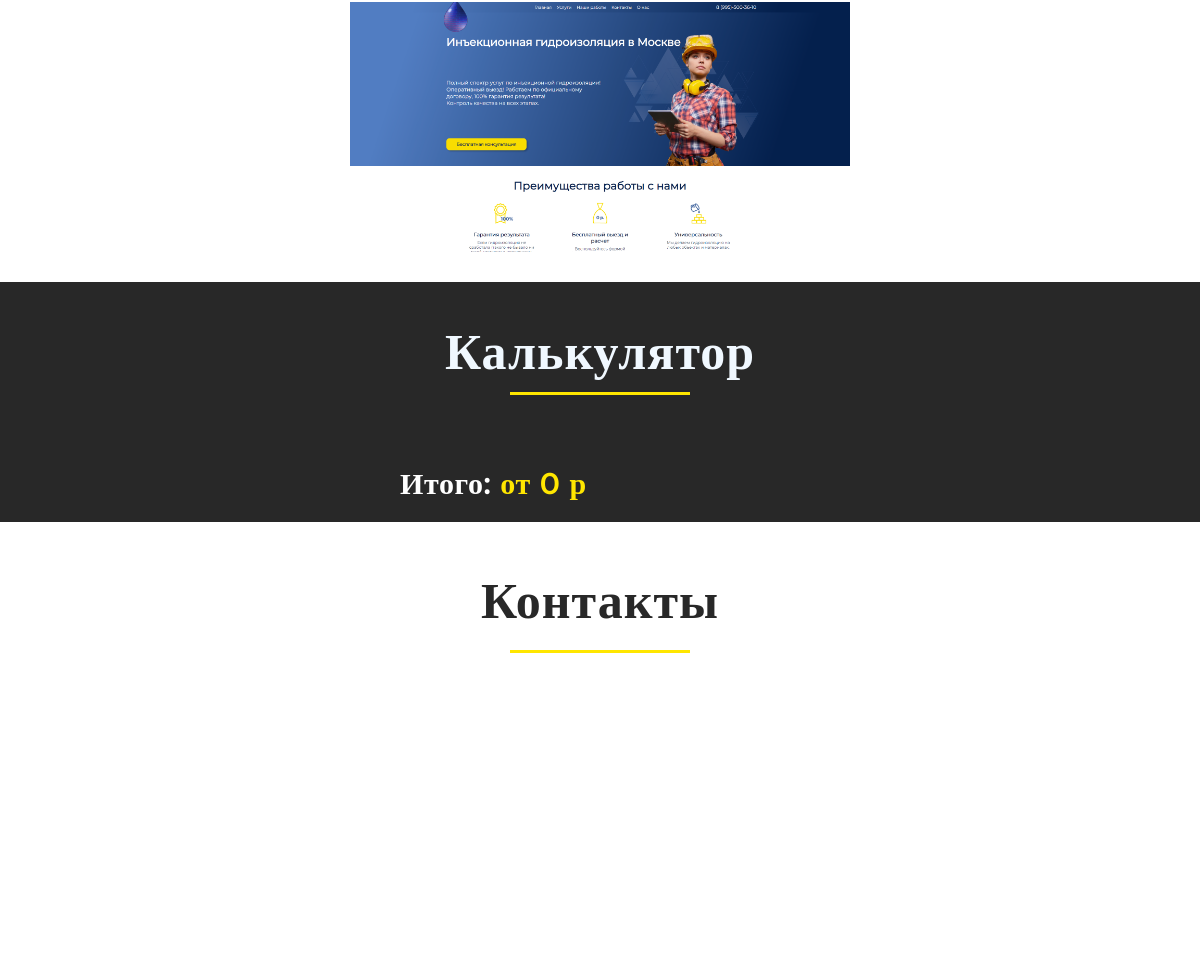
The app's page / (middle part), older data.
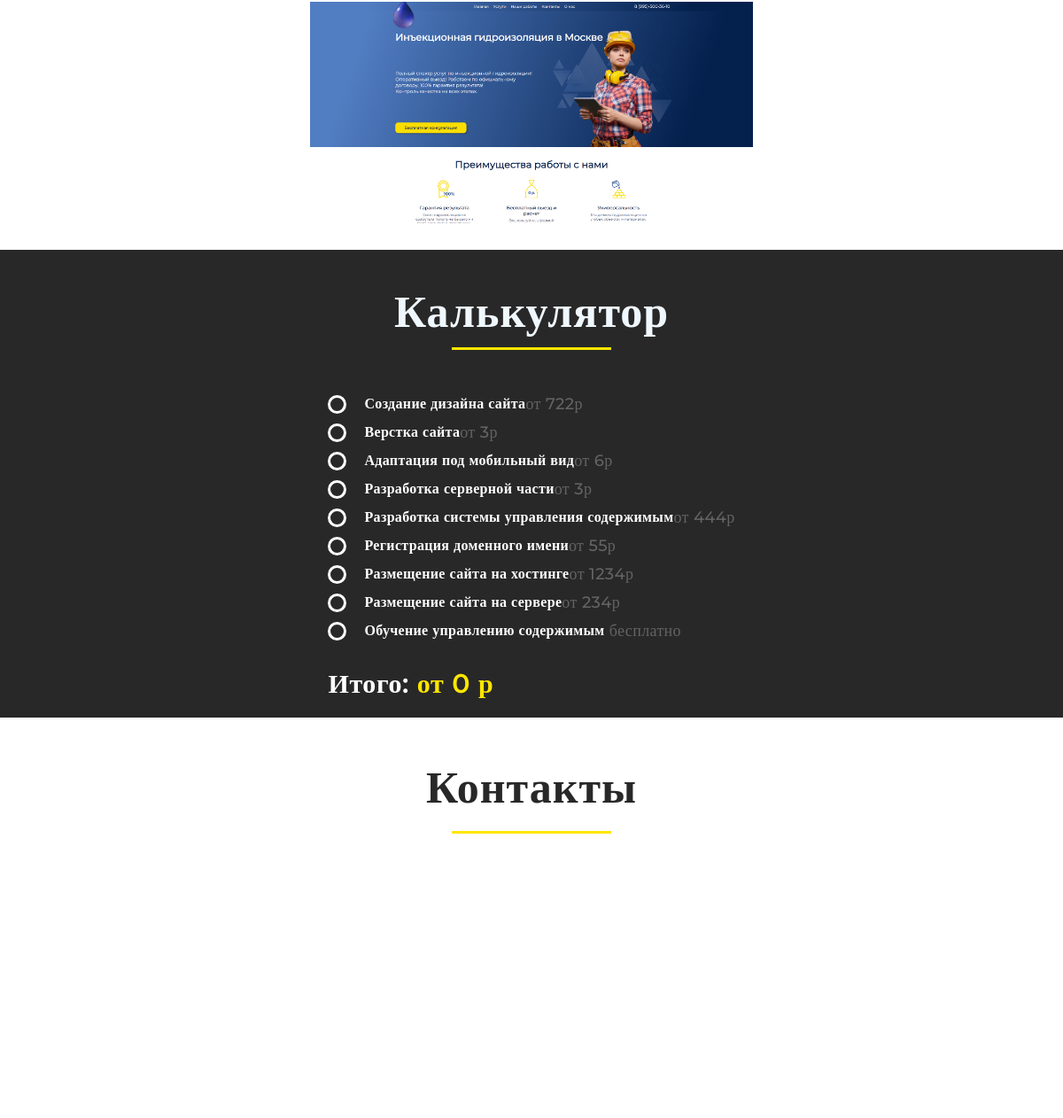
The same page, newer data.
### lending/models.py (models this page shows, shortened)
class Works(models.Model):
    title = models.CharField(blank=False, max_length=50, verbose_name='Наименование')
    itis = models.CharField(max_length=300, choices = CHOICES, verbose_name='Вид работы')
    image = models.ImageField(blank=False, upload_to='works/', verbose_name='Изображение')
    address = models.CharField(blank=True, max_length=250, verbose_name='Адрес')
    titlealt = models.TextField(blank=True, max_length=350, verbose_name='для тега alt')
    class Meta:
        verbose_name = 'Пример работы'
        verbose_name_plural = 'Примеры работ'
        ordering = ['itis']

class Calculate(models.Model):
    title = models.CharField(blank=False, max_length=50, verbose_name='Наименование')
    cost = models.IntegerField(blank = True, null = True, verbose_name='Цена')
    class Meta:
        verbose_name = 'Цены услуги'
        verbose_name_plural = 'Цены услуг'
        ordering = ['id']

### lending/views.py (the view)
# urls.py: path('', views.index, name='index'),
def index(request):
    servs = Services.objects.order_by('id')
    servsdop = Servicesdop.objects.all().order_by('id')
    techs = Technologies.objects.all().order_by('id')
    works = Works.objects.all().order_by('-itis')
    calcs = Calculate.objects.all().order_by('id')
    return render(request, 'lending/index.html', {'servs': servs, 'servsdop': servsdop, 'techs': techs, 'works': works, 'calcs': calcs})

### lending/templates/lending/index.html (shortened to what this page needs)
{% extends "layout/base.html" %}
{% load static %}
{% block works %}
{% for el in works %}
<div id="myImg" class="workitem">
    <img class="workimg" src="{{ el.image.url }}" alt="{{ el.titlealt }}">
  </div>
  {% endfor %}
{% endblock %}
{% block calcs %}
{% for el in calcs %}
{% if el.cost %}
<div class="calcname"><div class="round rcal"></div><p class="calcserv">{{ el.title }}</p> от <span class="cost">{{ el.cost }}</span> р</div>
{% else %}
<div class="calcname"><div class="round rcal"></div><p class="calcserv">{{ el.title }}</p><span class="cost"> бесплатно</span></div>
{% endif %}
{% endfor %}
{% endblock %}

### lending/templates/layout/base.html (shortened to what this page needs)
{% load static %}
<!DOCTYPE html>
<html lang="en">
<head>
    <link href="{% static 'lending/css/main.css' %}" rel="stylesheet">
    <link href="{% static 'lending/css/header.css' %}" rel="stylesheet">
    <link href="{% static 'lending/css/menu.css' %}" rel="stylesheet">
    <link href="{% static 'lending/css/content.css' %}" rel="stylesheet">
    <link href="{% static 'lending/css/servises.css' %}" rel="stylesheet">
    <link href="{% static 'lending/css/calc.css' %}" rel="stylesheet">
    <link href="{% static 'lending/css/flipbox.css' %}" rel="stylesheet">
    <link href="{% static 'lending/css/form.css' %}" rel="stylesheet">
    <link href="{% static 'lending/css/footer.css' %}" rel="stylesheet">
    <link href="{% static 'lending/css/modal.css' %}" rel="stylesheet">
    <link href="{% static 'lending/css/mobil.css' %}" rel="stylesheet">
</head>
<body>
    <div id="works" class="myworks">
        <div class="worksblock">
          {% block works %}
          {% endblock %}
        </div>
    </div>
    <div id="calc" class="calcmain">
        <div class="calc">
            <h2 style="color: aliceblue;">Калькулятор</h2>
            <div class="linebottom"></div>
            <div class="calcnames">
              {% block calcs %}
              {% endblock %}
                <div class="result"><p class="res">Итого: </p><p class="resultcost">от 0 р</p></div>
            </div>
        </div>
    </div>
    <div id="contact" class="contact">
      <h2>Контакты</h2>
        <div class="linebottom"></div>
        <div class="contactbox">
          <div class="contactblock">
          </div>
          <div class="contactblock">
          </div>
        </div>
    </div>
</body>
</html>

### lending/static/lending/css/main.css (style rules this page uses)
* { margin: 0; padding: 0; font-family: Montserrat; }
html { scroll-behavior: smooth; }
body { width: 100%; display: flex; flex-direction: column; align-content: center; align-items: center; }
h2 { margin-top: 40px; font-size: 50px; line-height: 60px; }

### lending/static/lending/css/header.css (style rules this page uses)
.linebottom { width: 180px; height: 3px; background:#FFE600; margin: 10px 0 50px 0; }

### lending/static/lending/css/content.css (style rules this page uses)
.content h2, .myworks h2, .contact h2 { font-style: normal; font-weight: bold; line-height: 155.4%; letter-spacing: 0.02em; color: #282828; text-align: center; }
.servmain, .calcmain { background: #282828; width: 100%; display: flex; flex-direction: row; align-items: center; margin-top: 20px; }
.servises, .calc { width: 100%; display: flex; flex-direction: column; align-items: center; }
.servises h2, .calc h2 { font-style: normal; font-weight: bold; display: flex; align-items: center; text-align: center; letter-spacing: 0.02em; color: #FFFFFF; }
.myworks { width: 100%; display: flex; flex-direction: column; align-items: center; }
.worksblock { width: 80%; max-width: 1100px; display: flex; flex-direction: row; flex-wrap: wrap; justify-content: space-around; align-items: center; }
.workitem { display: flex; max-width: 500px; max-height: 250px; overflow: hidden; text-align: center; justify-content: center; align-items: flex-start; margin: 10px; position: relative; }
.workimg { width: 100%; top: 0; }
.contact { display: flex; flex-direction: column; align-items: center; }
.contactbox { display: flex; flex-direction: row; align-items: center; max-width: 1100px; width: 100%; flex-wrap: wrap; justify-content: center; }
.contactblock { display: flex; flex-direction: column; align-items: flex-start; justify-content: center; width: 400px; }

### lending/static/lending/css/calc.css (style rules this page uses)
.calcnames { min-width: 400px; display: flex; justify-content: flex-end; flex-direction: column; align-items: flex-start; white-space: pre; }
.cost, .calcname { font-family: 'Montserrat'; font-style: normal; font-weight: 500; font-size: 18px; line-height: 22px; text-align: center; letter-spacing: 0.02em; color: #636363; }
.calcname { width: 100%; display: flex; flex-direction: row; justify-content: flex-start; margin-bottom: 10px; align-items: center; }
.calcserv { font-family: Montserrat; font-style: normal; font-weight: 600; font-size: 16px; line-height: 110%; text-align: right; letter-spacing: 0.02em; color: #FFFFFF; cursor: pointer; }
.calcname div { min-width: 15px; min-height: 15px; border: 3px solid #FFFFFF; border-radius: 20px; margin-right: 20px; cursor: pointer; background-color: none; }
.result { display: flex; justify-content: center; flex-direction: row; }
.res { font-family: 'Montserrat'; font-style: normal; font-weight: 600; font-size: 30px; line-height: 37px; text-align: center; letter-spacing: 0.02em; color: #FFFFFF; }
.resultcost { font-family: 'Montserrat'; font-style: normal; font-weight: 600; font-size: 30px; line-height: 37px; text-align: center; letter-spacing: 0.02em; color: #FFE600; }
.result { margin-top: 20px; margin-bottom: 20px; }

Row changes from the older to the newer data that the page shows:
added Calculate: title "Создание дизайна сайта", cost "722"
added Calculate: title "Верстка сайта", cost "3"
added Calculate: title "Адаптация под мобильный вид", cost "6"
added Calculate: title "Разработка серверной части", cost "3"
added Calculate: title "Разработка системы управления содержимым", cost "444"
added Calculate: title "Регистрация доменного имени", cost "55"
added Calculate: title "Размещение сайта на хостинге", cost "1234"
added Calculate: title "Размещение сайта на сервере", cost "234"
added Calculate: title "Обучение управлению содержимым"
